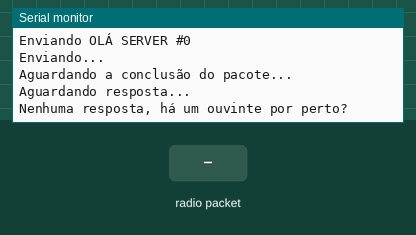
Recording of a sketch running on a simulated Arduino Uno, built with avr-gcc and run on an emulated ATmega328P. On the bench: the last lines printed to the serial monitor. Inputs (shaded band) come from the test bench. No radio packets arrive unless stated.

Above: at 1.3 s.
1.4 s: radio packet "1" arrives
At 3.2 s:
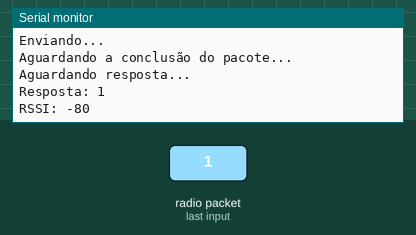
3.9 s: radio packet "0" arrives
At 5.27 s:
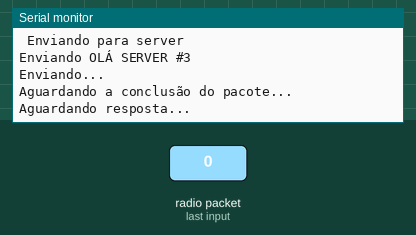
5.4 s: radio packet "2" arrives
At 6.1 s:
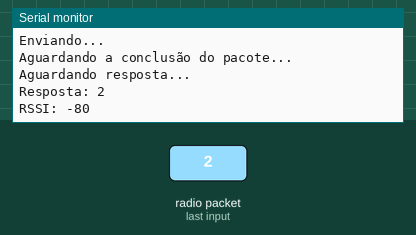
Timing chart, 0 to 8.4 s (numbered marks = the images above; inputs shaded):
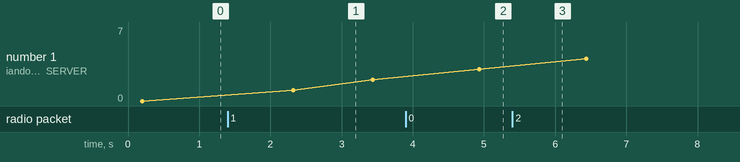

The sketch:

client.ino
```cpp
// LoRa 9x_TX
// -*- modo: C++ -*-
// Esboço de exemplo mostrando como criar um cliente de mensagens simples (transmissor)
// com a classe RH_RF95. A classe RH_RF95 não fornece endereçamento ou
// confiabilidade, então você só deve usar RH_RF95 se não precisar das  habilidades de mensagens de nível // mais alto.
// Ele foi projetado para funcionar com o outro exemplo LoRa9x_RX

#include <SPI.h>
#include <RH_RF95.h>

#define RFM95_CS 10
#define RFM95_RST 9
#define RFM95_INT 2

// Mude para 434.0 ou outra frequência, deve corresponder a RX's frequencia!
#define RF95_FREQ 868.0

// Instância singleton do driver de  radio
RH_RF95 rf95(RFM95_CS, RFM95_INT);

void setup()
{
  pinMode(RFM95_RST, OUTPUT);
  digitalWrite(RFM95_RST, HIGH);

  while (!Serial);
  Serial.begin(9600);
  delay(100);

  Serial.println("Teste Arduino LoRa TX!");

  // manual reset
  digitalWrite(RFM95_RST, LOW);
  delay(10);
  digitalWrite(RFM95_RST, HIGH);
  delay(10);

  while (!rf95.init()) {
    Serial.println("Falha na inicialização do rádio LoRa");
    while (1);
  }
  Serial.println("Iniciar  radio init OK!");

// Os padrões após a inicialização são 434.0MHz, modulação GFSK_Rb250Fd250, +13dbM
if (!rf95.setFrequency(RF95_FREQ)) {
    Serial.println("setFrequency failed");
    while (1);
  }
  Serial.print("Definir Freq para: "); Serial.println(RF95_FREQ);

// Os padrões após a inicialização são 434.0MHz, 13dBm, Bw = 125 kHz, Cr = 4/5, Sf = 128chips/symbol, CRC on

  // A potência padrão do transmissor é 13dBm, usando PA_BOOST.
  // Se você estiver usando módulos RFM95/96/97/98 que usam o pino do transmissor PA_BOOST,
  // você pode definir as potências do transmissor de 5 a 23 dBm:
  rf95.setTxPower(23, false);
}

int16_t packetnum = 0;  // contador de pacotes, incrementamos por xmission

void loop()
{
  Serial.println(" Enviando para server");
// Envia uma mensagem para  server

  char radiopacket[20] = "OLÁ SERVER #      ";
  itoa(packetnum++, radiopacket+13, 10);
  Serial.print("Enviando "); Serial.println(radiopacket);
  radiopacket[19] = 0;

  Serial.println("Enviando..."); delay(10);
  rf95.send((uint8_t *)radiopacket, 20);

  Serial.println("Aguardando a conclusão do pacote..."); delay(10);
  rf95.waitPacketSent();
  // Agora aguarde uma resposta
  uint8_t buf[RH_RF95_MAX_MESSAGE_LEN];
  uint8_t len = sizeof(buf);

  Serial.println("Aguardando resposta..."); delay(10);
  if (rf95.waitAvailableTimeout(1000))
  {
    // Deve ser uma mensagem de resposta para nós agor
    if (rf95.recv(buf, &len))
   {
      Serial.print("Resposta: ");
      Serial.println((char*)buf);
      Serial.print("RSSI: ");
      Serial.println(rf95.lastRssi(), DEC);
    }
    else
    {
      Serial.println("Falha no recebimento");
    }
  }
  else
  {
    Serial.println("Nenhuma resposta, há um ouvinte por perto?");
  }
  delay(1000);
}
```

Measured:
- after the input at 1.4 s, the serial monitor: prints a new line after 1.0 s (image 1)
- after the input at 3.9 s, the serial monitor: prints a new line at once (image 2)
- after the input at 5.4 s, the serial monitor: prints a new line at once (image 3)
- plotted number 1: 0 → 2 after the input at 1.4 s, 2 → 3 after the input at 3.9 s, 3 → 7 after the input at 5.4 s
